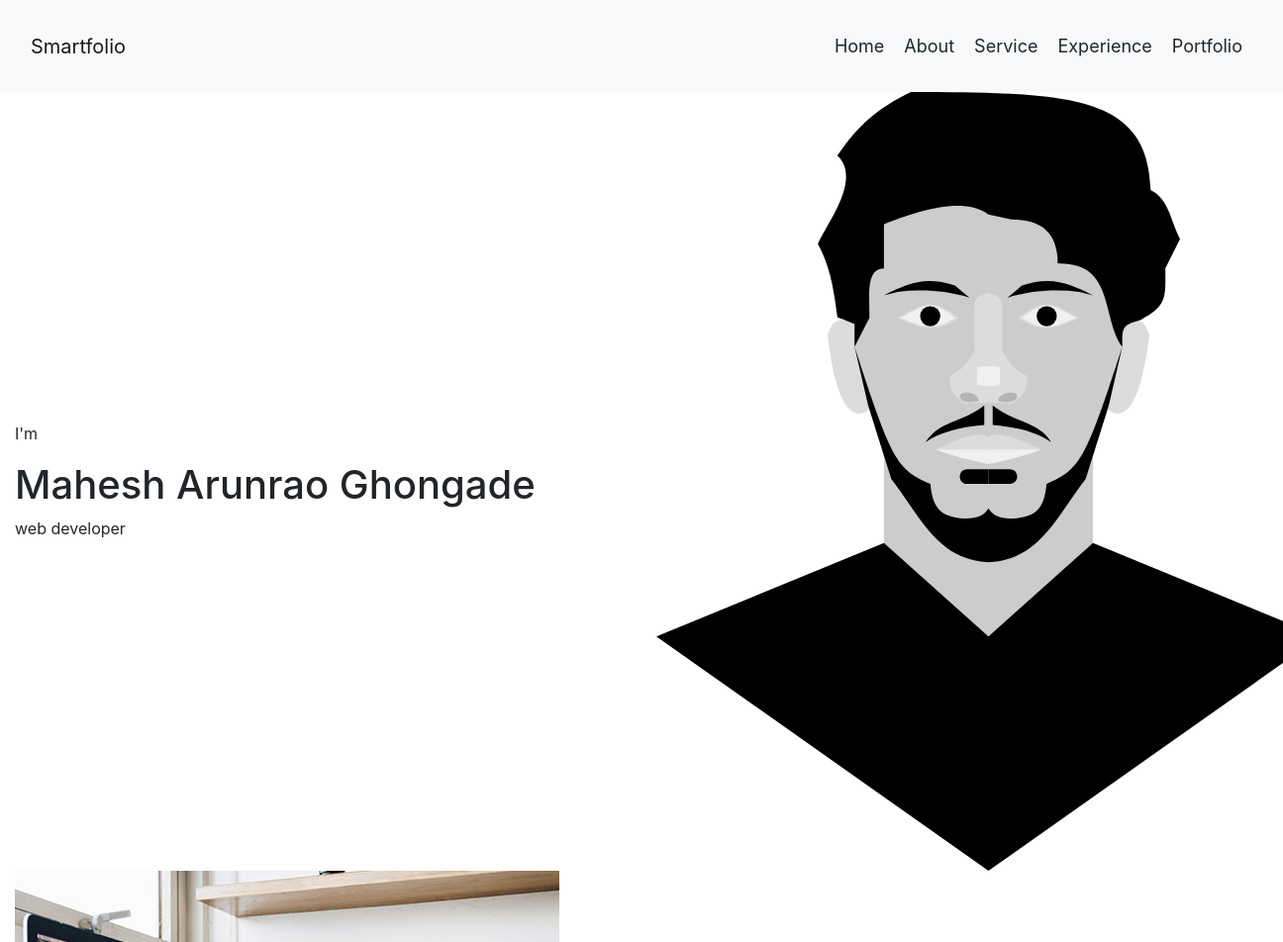
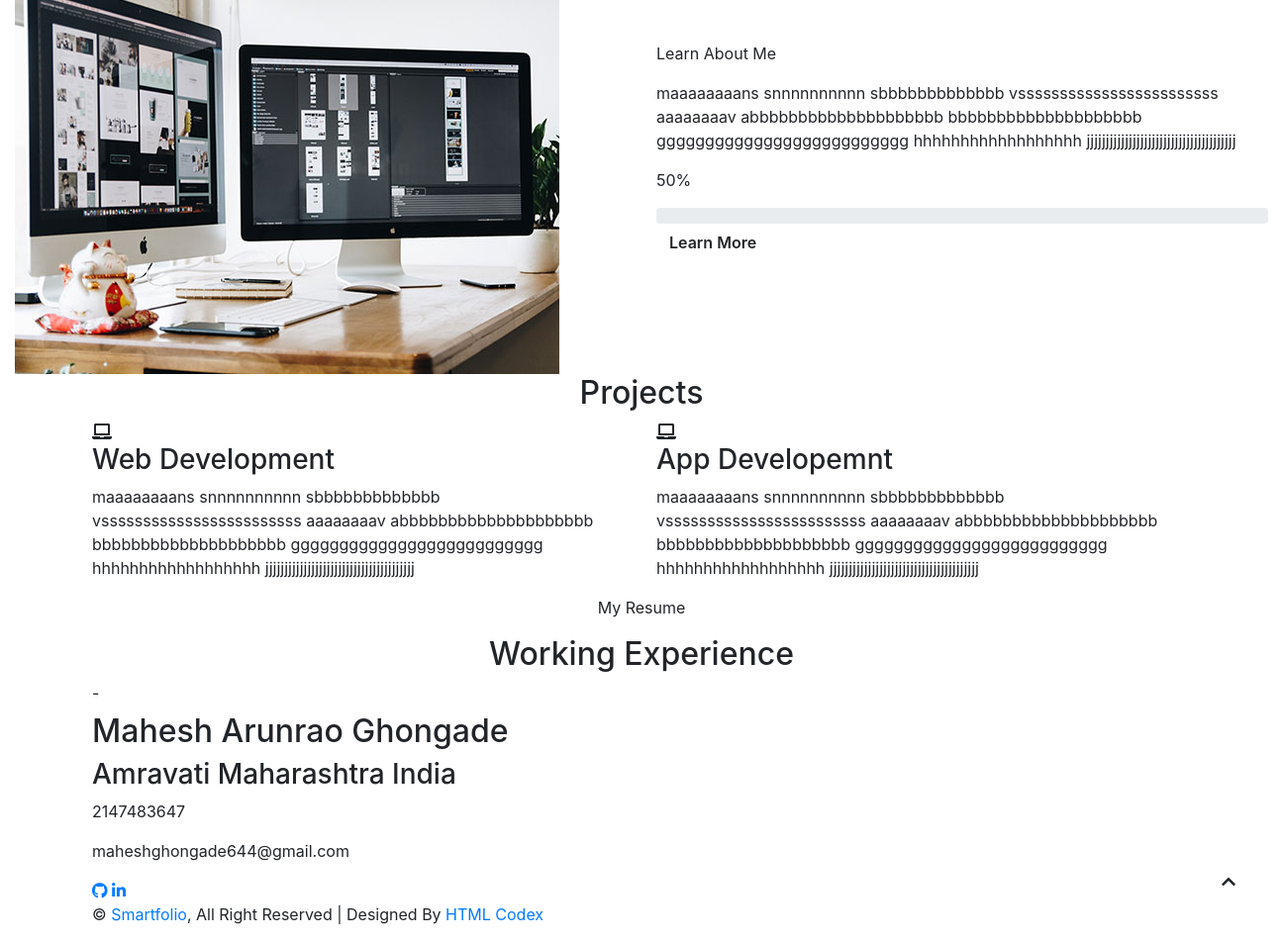
The page / on the database its author committed (2 pictures, top to bottom).
### tables this page shows
CREATE TABLE `users` (
  `id` int(100) NOT NULL,
  `name` text NOT NULL,
  `headline` varchar(400) NOT NULL,
  `aboutdesc` varchar(3000) NOT NULL,
  `eduname` varchar(200) NOT NULL,
  `edulocation` varchar(200) NOT NULL,
  `edufield` varchar(200) NOT NULL,
  `edusd` varchar(200) NOT NULL,
  `edued` varchar(200) NOT NULL,
  `exp` varchar(200) NOT NULL,
  `companyname` text NOT NULL,
  `expsd` varchar(200) NOT NULL,
  `exped` varchar(200) NOT NULL,
  `skill` varchar(200) NOT NULL,
  `skillrange` varchar(100) NOT NULL,
  `project` varchar(400) NOT NULL,
  `projectdesc` varchar(3000) NOT NULL,
  `phone` int(10) NOT NULL,
  `email` varchar(200) NOT NULL,
  `linkedin` varchar(200) NOT NULL,
  `github` varchar(200) NOT NULL,
  `address` varchar(3000) NOT NULL
);

### index.php (the view, shortened to what this page needs)
<?php
include "../Php/config.php";
$sql = mysqli_query($conn, "SELECT * FROM users ORDER BY id DESC LIMIT 1");
$row = $sql->fetch_assoc();
$exp = json_decode($row["exp"], true);
$expsd = json_decode($row["expsd"], true);
$exped = json_decode($row["exped"], true);
$project = json_decode($row["project"], true);
$projectdesc = json_decode($row["projectdesc"], true);
$skill = json_decode($row["skill"], true);
$skillrangearray = json_decode($row["skillrange"], true);
?>
<!DOCTYPE html>
<html lang="en">
<head>
    <link href="https://stackpath.bootstrapcdn.com/bootstrap/4.4.1/css/bootstrap.min.css" rel="stylesheet">
    <link href="https://cdnjs.cloudflare.com/ajax/libs/font-awesome/5.10.0/css/all.min.css" rel="stylesheet">
    <link href="lib/animate/animate.min.css" rel="stylesheet">
    <link href="lib/owlcarousel/assets/owl.carousel.min.css" rel="stylesheet">
    <link href="lib/lightbox/css/lightbox.min.css" rel="stylesheet">
    <link href="css/style.css" rel="stylesheet">
</head>
<body data-spy="scroll" data-target=".navbar" data-offset="51">
    <div class="navbar navbar-expand-lg bg-light navbar-light">
        <div class="container-fluid">
            <a href="index.html" class="navbar-brand">Smartfolio</a>
            <div class="collapse navbar-collapse justify-content-between" id="navbarCollapse">
                <div class="navbar-nav ml-auto">
                    <a href="#home" class="nav-item nav-link active">Home</a>
                    <a href="#about" class="nav-item nav-link">About</a>
                    <a href="#service" class="nav-item nav-link">Service</a>
                    <a href="#experience" class="nav-item nav-link">Experience</a>
                    <a href="#portfolio" class="nav-item nav-link">Portfolio</a>
                </div>
            </div>
        </div>
    </div>
    <div class="hero" id="home">
        <div class="container-fluid">
            <div class="row align-items-center">
                <div class="col-sm-12 col-md-6">
                    <div class="hero-content">
                        <div class="hero-text">
                            <p>I'm</p>
                            <h1><?php echo $row['name']; ?></h1>
                            <div class="typed-text"><?php echo $row['headline']; ?></div>
                        </div>
                    </div>
                </div>
                <div class="col-sm-12 col-md-6 d-none d-md-block">
                    <div class="hero-image">
                        <img src="../myers_stalin.svg" alt="Hero Image">
                    </div>
                </div>
            </div>
        </div>
    </div>
    <div class="about wow fadeInUp" data-wow-delay="0.1s" id="about">
        <div class="container-fluid">
            <div class="row align-items-center">
                <div class="col-lg-6">
                    <div class="about-img">
                        <img src="../img/project-3.jpg" alt="Image">
                    </div>
                </div>
                <div class="col-lg-6">
                    <div class="about-content">
                        <div class="section-header text-left">
                            <p>Learn About Me</p>
                        </div>
                        <div class="about-text">
                            <p>
                                <?php echo $row['aboutdesc']; ?>
                            </p>
                        </div>
                        <div class="skills">
                            <?php for ($i = 0; $i < count($skill); $i++) {  ?>
                                <div class="skill-name">
                                    <p><?php echo $skillrangearray[$i]; ?>%</p>
                                </div>
                                <div class="progress">
                                </div>
                            <?php } ?>
                        </div>
                        <a class="btn" href="">Learn More</a>
                    </div>
                </div>
            </div>
        </div>
    </div>
    <div class="service" id="service">
        <div class="container">
            <div class="section-header text-center wow zoomIn" data-wow-delay="0.1s">
                <h2>Projects</h2>
            </div>
            <div class="row">
            <?php for ($i = 0; $i < count($project); $i++) {  ?>
                <div class="col-lg-6 wow fadeInUp" data-wow-delay="0.0s">
                    <div class="service-item">
                        <div class="service-icon">
                            <i class="fa fa-laptop"></i>
                        </div>
                        <div class="service-text">
                            <h3><?php echo $project[$i]; ?></h3>
                            <p>
                            <?php echo $projectdesc[$i]; ?>
                            </p>
                        </div>
                    </div>
                </div>
                <?php } ?>
            </div>
        </div>
    </div>
    <div class="experience" id="experience">
        <div class="container">
            <header class="section-header text-center wow zoomIn" data-wow-delay="0.1s">
                <p>My Resume</p>
                <h2>Working Experience</h2>
            </header>
            <div class="timeline">
            <?php for ($i = 0; $i < count($exp); $i++) {  ?>
                <div class="timeline-item left wow slideInLeft" data-wow-delay="0.1s">
                    <div class="timeline-text">
                        <div class="timeline-date"><?php echo $expsd[$i]; ?>- <?php echo $exped[$i]; ?></div>
                    </div>
                </div>
                <?php } ?>
            </div>
        </div>
    </div>
    <div class="footer wow fadeIn" data-wow-delay="0.3s">
        <div class="container-fluid">
            <div class="container">
                <div class="footer-info">
                    <h2><?php echo $row['name']; ?></h2>
                    <h3><?php echo $row['address']; ?></h3>
                    <div class="footer-menu">
                        <p><?php echo $row['phone']; ?></p>
                        <p><?php echo $row['email']; ?></p>
                    </div>
                    <div class="footer-social">
                        <a href=""><i class="fab fa-github"></i></a>
                        <a href=""><i class="fab fa-linkedin-in"></i></a>
                    </div>
                </div>
            </div>
            <div class="container copyright">
                <p>&copy; <a href="#">Smartfolio</a>, All Right Reserved | Designed By <a href="#">HTML Codex</a></p>
            </div>
        </div>
    </div>
    <a href="#" class="btn back-to-top"><i class="fa fa-chevron-up"></i></a>
</body>
</html>

### style.css (style rules this page uses)
.btn { font-weight: 600; transition: .5s; }
.back-to-top { position: fixed; width: 50px; height: 50px; right: 30px; bottom: 30px; z-index: 99; }
.navbar .navbar-nav { padding: 15px 0; }
.navbar .navbar-nav .nav-link { padding: 10px; color: var(--bs-white); font-size: 18px; outline: none; }
.navbar .navbar-nav .nav-link:hover, .navbar .navbar-nav .nav-link.active { color: var(--bs-secondary) !important; }

### rows shown on the page
users: name "Mahesh Arunrao Ghongade", headline "web developer", aboutdesc "maaaaaaaans snnnnnnnnnn sbbbbbbbbbbbbb vssssssssssssssssssssssss aaaaaaaav abbbbbbbbbbbbbbbbbbbb bbbbbbbbbbbbbbbbbbbb gggggggggggggggggggggggggg hhhhhhhhhhhhhhhhhh jjjjjjjjjjjjjjjjjjjjjjjjjjjjjjjjjjjjjjj", skillrange "50", project "Web Development", projectdesc "maaaaaaaans snnnnnnnnnn sbbbbbbbbbbbbb vssssssssssssssssssssssss aaaaaaaav abbbbbbbbbbbbbbbbbbbb bbbbbbbbbbbbbbbbbbbb gggggggggggggggggggggggggg hhhhhhhhhhhhhhhhhh jjjjjjjjjjjjjjjjjjjjjjjjjjjjjjjjjjjjjjj", project "App Developemnt", address "Amravati Maharashtra India", phone "2147483647", email "maheshghongade644@gmail.com"
